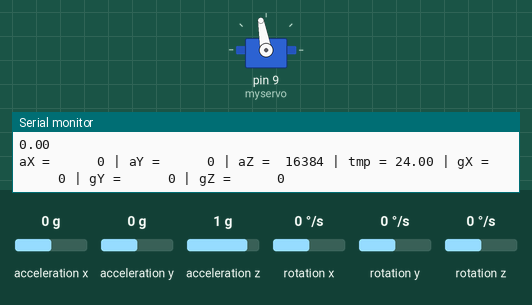
Simulated run of this sketch. Board: Arduino Uno, built with avr-gcc and run on an emulated ATmega328P. On the bench: servo, the last lines printed to the serial monitor. Wiring (inferred from the names in the program): MPU-6050 motion sensor at I2C address 0x68. Inputs (shaded band) come from the test bench; at power-on: acceleration x 0 g, acceleration y 0 g, acceleration z 1 g, rotation x 0 °/s, rotation y 0 °/s, rotation z 0 °/s.

Above: at 1.2 s.
1.3 s: acceleration x set to -1.4 g
At 3.2 s:
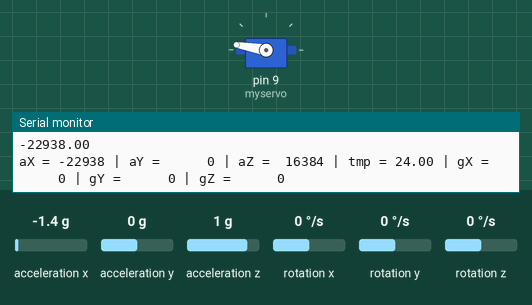
3.5 s: acceleration x set to 0.8 g
At 6.1 s:
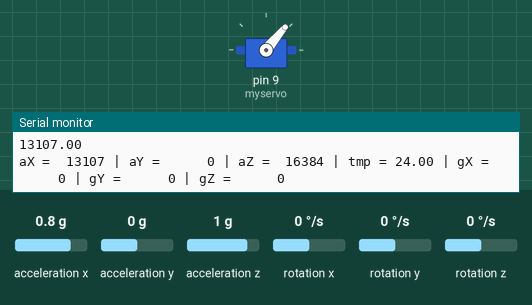
6.5 s: acceleration x set to 1.4 g
At 8.2 s:
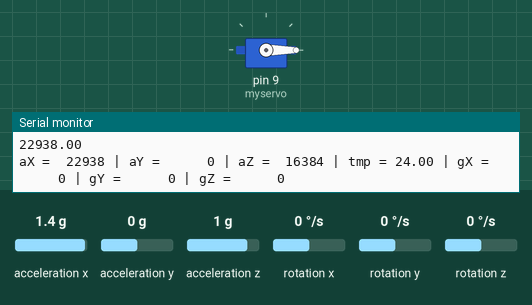
8.5 s: acceleration x set to 1.2 g
11.5 s: acceleration x set to 1 g
At 13.4 s:
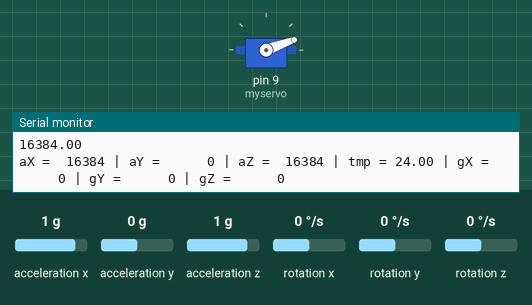
Timing chart, 0 to 14.9 s (numbered marks = the images above; inputs shaded):
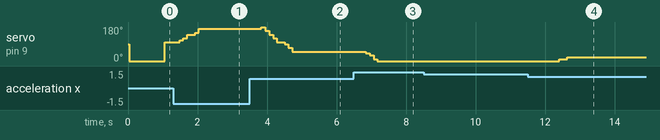

The sketch:

Gimbal.ino
```cpp
#include<Wire.h>
#include <Servo.h>

Servo myservo;  // create servo object to control a servo
int val;        // variable to control servo degree
const int MPU=0x68;
const int MAX = 11;
int16_t AcX,AcY,AcZ,Tmp,GyX,GyY,GyZ;

int32_t sum = 0;
float avg = 0;
int16_t queue[MAX];
int16_t front = 0;
int16_t rear = 0;
int16_t count = 0;
int16_t temperature = 0;
bool flag = false;

bool isFull()
{
  if(((rear == MAX - 1) && (front == 0) ||
      (rear == (front-1))))
    {
      return true;
    }

    return false;
}

bool isEmpty()
{
  return (rear == front);
}

void enqueue(int data)
{
  if (!isFull())
    {
    //Serial.print("rear = "); Serial.println(rear);
      queue[rear++] = data;
        if(rear == MAX)
        {
          rear = 0;
        }
    }
    else
    {
      Serial.println("The Queue is Full!");
    }
}

static int dequeue()
{
  if (!isEmpty())
    {
      int frontVal = queue[front];
     //Serial.print("front = "); Serial.println(front);
     front++;
      if(front == MAX)
      {
        front = 0;
      }
      return frontVal;
    }
    else
    {
      Serial.println("The Queue is Empty!");
        return -1;
    }
}
char tmp_str[7]; // temporary variable used in convert function

char* convert_int16_to_str(int16_t i) { // converts int16 to string. Moreover, resulting strings will have the same length in the debug monitor.
  sprintf(tmp_str, "%6d", i);
  return tmp_str;
}

void  setup(){
  Wire.begin();
  Wire.beginTransmission(MPU);
  Wire.write(0x6B);
  Wire.write(0);
  Wire.endTransmission(true);
  myservo.attach(9);  // attaches the servo on pin 9 to the servo object
  val = 0;
  Serial.begin(9600);
}
void  loop(){
   Wire.beginTransmission(MPU);
  Wire.write(0x3B); // starting with register 0x3B (ACCEL_XOUT_H) [MPU-6000 and MPU-6050 Register Map and Descriptions Revision 4.2, p.40]
  Wire.endTransmission(false); // the parameter indicates that the Arduino will send a restart. As a result, the connection is kept active.
  Wire.requestFrom(MPU, 7*2, true); // request a total of 7*2=14 registers

  // "Wire.read()<<8 | Wire.read();" means two registers are read and stored in the same variable
  AcX = Wire.read()<<8 | Wire.read(); // reading registers: 0x3B (ACCEL_XOUT_H) and 0x3C (ACCEL_XOUT_L)
  AcY = Wire.read()<<8 | Wire.read(); // reading registers: 0x3D (ACCEL_YOUT_H) and 0x3E (ACCEL_YOUT_L)
  AcZ = Wire.read()<<8 | Wire.read(); // reading registers: 0x3F (ACCEL_ZOUT_H) and 0x40 (ACCEL_ZOUT_L)
  temperature = Wire.read()<<8 | Wire.read(); // reading registers: 0x41 (TEMP_OUT_H) and 0x42 (TEMP_OUT_L)
  GyX = Wire.read()<<8 | Wire.read(); // reading registers: 0x43 (GYRO_XOUT_H) and 0x44 (GYRO_XOUT_L)
  GyY = Wire.read()<<8 | Wire.read(); // reading registers: 0x45 (GYRO_YOUT_H) and 0x46 (GYRO_YOUT_L)
  GyZ = Wire.read()<<8 | Wire.read(); // reading registers: 0x47 (GYRO_ZOUT_H) and 0x48 (GYRO_ZOUT_L)

  // print out data
  Serial.print("aX = "); Serial.print(convert_int16_to_str(AcX));
  Serial.print(" | aY = "); Serial.print(convert_int16_to_str(AcY));
  Serial.print(" | aZ = "); Serial.print(convert_int16_to_str(AcZ));
  // the following equation was taken from the documentation [MPU-6000/MPU-6050 Register Map and Description, p.30]
  Serial.print(" | tmp = "); Serial.print(temperature/340.00+36.53);
  Serial.print(" | gX = "); Serial.print(convert_int16_to_str(GyX));
  Serial.print(" | gY = "); Serial.print(convert_int16_to_str(GyY));
  Serial.print(" | gZ = "); Serial.print(convert_int16_to_str(GyZ));
  Serial.println();

  count++;
  if(count == MAX)
  {
    flag = true;
  }

  if(flag)
  {
    avg = sum/(MAX-1);
    //Serial.print("Avg: ");
    Serial.println(avg);
    int dequeVal = dequeue();
    enqueue(AcX);
    sum += AcX;
    sum -= dequeVal;
    //Serial.print("X = "); Serial.println(AcX);
    //Serial.print("dequeVal = "); Serial.println(dequeVal);
    //Serial.print("sum = "); Serial.println(sum);

      if(avg >= 17500)
      {
        val = 0;
      }
      else if((avg >= 16900) && (avg <= 17499))
      {
        val = 10;
      }
      else if((avg >= 16200) && (avg <= 16899))
      {
        val = 20;
      }
      else if((avg >= 15700) && (avg <= 16199))
      {
        val = 30;
      }
      else if((avg >= 14700) && (avg <= 15699))
      {
        val = 40;
      }
      else if((avg >= 13000) && (avg <= 14699))
      {
        val = 50;
      }
      else if((avg >= 11500) && (avg <= 12999))
      {
        val = 60;
      }
      else if((avg >= 9000) && (avg <= 11499))
      {
        val = 70;
      }
      else if((avg >= 7000) && (avg <= 8999))
      {
        val = 80;
      }
      else if((avg >= 3500) && (avg <= 6999))
      {
        val = 90;
      }
      else if((avg >= 500) && (avg <= 3499))
      {
        val = 100;
      }
      else if((avg >= -2000) && (avg <= 499))
      {
        val = 100;
      }
      else if((avg >= -4500) && (avg <= -2001))
      {
        val = 110;
      }
      else if((avg >= -5500) && (avg <= -4501))
      {
        val = 120;
      }
      else if((avg >= -6500) && (avg <= -5501))
      {
        val = 130;
      }
      else if((avg >= -10000) && (avg <= -6501))
      {
        val = 140;
      }
      else if((avg >= -11500) && (avg <= -10001))
      {
        val = 150;
      }
      else if((avg >= -13500) && (avg <= -11501))
      {
        val = 160;
      }
      else if((avg >= -15500) && (avg <= -13501))
      {
        val = 170;
      }
      else if((avg >= -16000) && (avg <= -15501))
      {
        val = 180;
      }
  }
  else
  {
    //Serial.print("Count = "); Serial.println(count);
    enqueue(AcX);
    sum += AcX;
  }
  myservo.write(val);                  // sets the servo position according to the scaled value

  delay(50);
}
```

Measured:
- the behaviour switches between 1.1 and 1 g on acceleration x (found by bisection; images 3 and 4)
- after the input at 1.3 s, servo on pin 9 (myservo): moves from 100° to 170° over 0.56 s, starting after 0.18 s
- after the input at 3.5 s, servo on pin 9 (myservo): 170° → 180° after 0.34 s, → 160° 0.11 s later, → 140° 0.11 s later, → 120° 0.11 s later, … (8 changes in this stretch)
- after the input at 6.5 s, servo on pin 9 (myservo): 50° → 40° after 0.34 s, → 30° 0.11 s later, → 10° 0.11 s later, → 0° 0.11 s later
- after the input at 11.5 s, servo on pin 9 (myservo): 0° → 10° after 0.91 s, → 20° 0.22 s later
